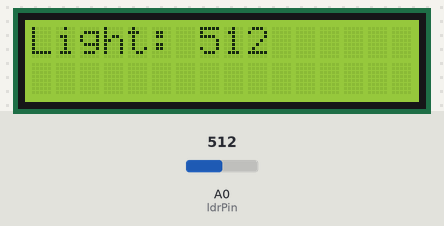
A sketch run on a simulated Arduino Uno, built with avr-gcc and run on an emulated ATmega328P. Parts: 16×2 character LCD. The inputs (shaded band) are chosen by the test bench; at power-on: A0 (ldrPin) = 512. What the sketch prints to the serial monitor is not drawn.

Above: at 1.2 s.
1.3 s: A0 (ldrPin) set to 716
At 2.6 s:
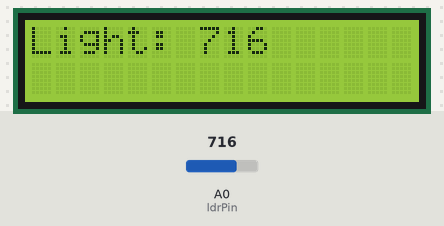
3.0 s: A0 (ldrPin) set to 900
At 4.2 s:
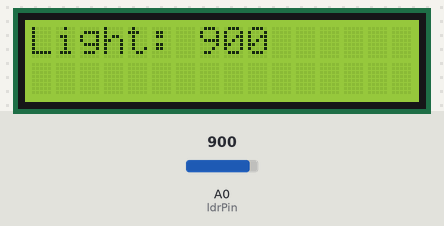
4.5 s: A0 (ldrPin) set to 1023
At 5.8 s:
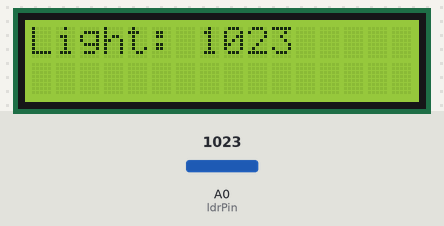
Timing chart, 0 to 7.5 s (numbered marks = the images above; inputs shaded):
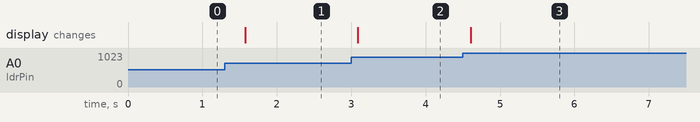

Measured:
- after the input at 1.3 s, the display: changes after 0.28 s (image 1)
- after the input at 3.0 s, the display: changes after 0.09 s (image 2)
- after the input at 4.5 s, the display: changes after 0.10 s (image 3)

The sketch:

sketch_feb23b.ino
```cpp
#include <LiquidCrystal.h>

// Define LCD pin connections (RS, E, D4, D5, D6, D7)
LiquidCrystal lcd(7, 8, 9, 10, 11, 12);

// Define sensor and buzzer pins
const int ldrPin = A0;  // LDR connected to analog pin A0
int ldrValue = 0;       // Variable to store LDR value

void setup() {
    lcd.begin(16, 2);  // Initialize the LCD with 16 columns and 2 rows
    pinMode(ldrPin, INPUT);
    Serial.begin(9600); // Initialize serial communication for debugging
}

void loop() {
    ldrValue = analogRead(ldrPin);  // Read the light level
    Serial.println(ldrValue);       // Print value to serial monitor for debugging

    lcd.clear();
    lcd.setCursor(0, 0);
    lcd.print("Light: ");
    lcd.print(ldrValue); // Display light level on LCD

    delay(500); // Small delay before next reading
}
```
